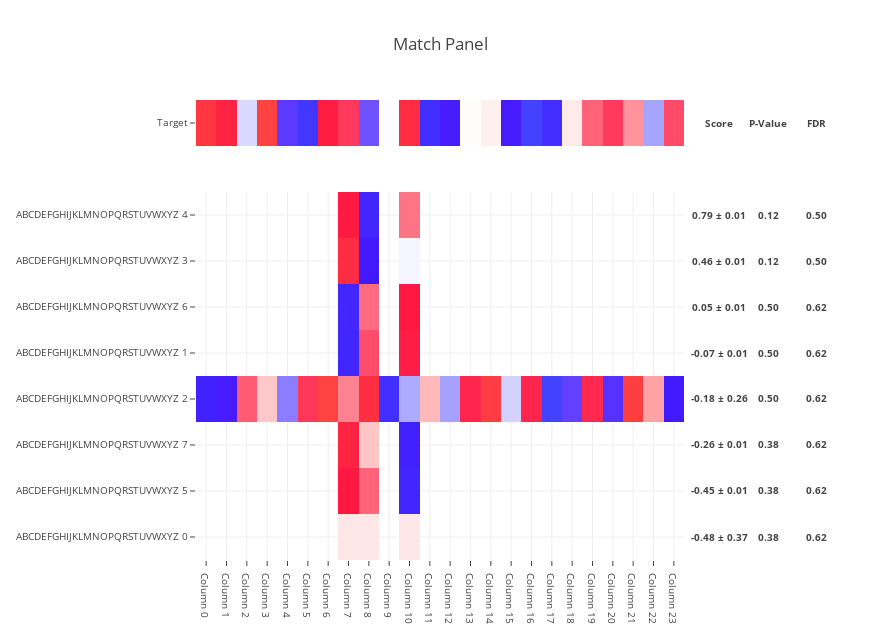

The cell this chart's notebook holds for it:
### Code cell
n_index = 8

n_column = 24

target = pd.Series(
    np.random.random_sample(size=n_column + 1),
    name='Target',
    index=('Column {}'.format(i) for i in range(n_column + 1)),
)

features = pd.DataFrame(
    np.random.random_sample(size=(
        n_index,
        n_column,
    )),
    index=('ABCDEFGHIJKLMNOPQRSTUVWXYZ {}'.format(i) for i in range(n_index)),
    columns=('Column {}'.format(i) for i in range(n_column)),
)

features.iloc[0] = 0

features.loc[np.random.choice(
    features.index,
    size=features.index.size // 8 * 7,
    replace=False,
), np.random.choice(
    features.columns,
    size=features.columns.size // 8 * 7,
    replace=False,
)] = np.nan

scores = make_match_panel(
    target,
    features,
    target_ascending=None,
    n_sampling=3,
    n_permutation=1,
)

scores

### Figure 1 — Plotly figure (JSON) as saved in the notebook; plotly's stock layout.template omitted (floating-point values rounded to 4 significant figures; data arrays with more than 128 entries replaced by an {"elided": "..."} marker saying what was removed)
{"data": [{"colorscale": {"elided": "256x2 mixed values"}, "showscale": false, "text": [["Column 0", "Column 1", "Column 2", "Column 3", "Column 4", "Column 5", "Column 6", "Column 7", "Column 8", "Column 9", "Column 10", "Column 11", "Column 12", "Column 13", "Column 14", "Column 15", "Column 16", "Column 17", "Column 18", "Column 19", "Column 20", "Column 21", "Column 22", "Column 23"]], "type": "heatmap", "uid": "719e2abf-c84f-43dc-a47c-ebe746fdb4b5", "x": ["Column 0", "Column 1", "Column 2", "Column 3", "Column 4", "Column 5", "Column 6", "Column 7", "Column 8", "Column 9", "Column 10", "Column 11", "Column 12", "Column 13", "Column 14", "Column 15", "Column 16", "Column 17", "Column 18", "Column 19", "Column 20", "Column 21", "Column 22", "Column 23"], "y": ["Target"], "yaxis": "y2", "z": [[1.514, 1.245, -0.1784, 1.66, -0.7604, -1.531, 1.096, 0.7187, -0.6401, -0.02464, 1.37, -1.417, -0.9759, -0.007249, 0.04638, -0.9808, -1.694, -1.447, 0.07338, 0.5587, 0.722, 0.4102, -0.3898, 0.631]]}, {"colorscale": {"elided": "256x2 mixed values"}, "showscale": false, "type": "heatmap", "uid": "799d5ba5-a9c2-49b5-8bb3-cfa85f8ee437", "x": ["Column 0", "Column 1", "Column 2", "Column 3", "Column 4", "Column 5", "Column 6", "Column 7", "Column 8", "Column 9", "Column 10", "Column 11", "Column 12", "Column 13", "Column 14", "Column 15", "Column 16", "Column 17", "Column 18", "Column 19", "Column 20", "Column 21", "Column 22", "Column 23"], "y": ["ABCDEFGHIJKLMNOPQRSTUVWXYZ 0", "ABCDEFGHIJKLMNOPQRSTUVWXYZ 5", "ABCDEFGHIJKLMNOPQRSTUVWXYZ 7", "ABCDEFGHIJKLMNOPQRSTUVWXYZ 2", "ABCDEFGHIJKLMNOPQRSTUVWXYZ 1", "ABCDEFGHIJKLMNOPQRSTUVWXYZ 6", "ABCDEFGHIJKLMNOPQRSTUVWXYZ 3", "ABCDEFGHIJKLMNOPQRSTUVWXYZ 4"], "yaxis": "y", "z": {"elided": "8x24 float values"}, "zmax": 1.585, "zmin": -1.794}], "layout": {"annotations": [{"font": {"size": 9.6}, "showarrow": false, "text": "<b>Score</b>", "width": 64, "x": 1.002, "xanchor": "left", "xref": "paper", "y": 0.95, "yanchor": "middle", "yref": "paper"}, {"font": {"size": 9.6}, "showarrow": false, "text": "<b>0.79 ± 0.01</b>", "width": 64, "x": 1.002, "xanchor": "left", "xref": "paper", "y": 0.75, "yanchor": "middle", "yref": "paper"}, {"font": {"size": 9.6}, "showarrow": false, "text": "<b>0.46 ± 0.01</b>", "width": 64, "x": 1.002, "xanchor": "left", "xref": "paper", "y": 0.65, "yanchor": "middle", "yref": "paper"}, {"font": {"size": 9.6}, "showarrow": false, "text": "<b>0.05 ± 0.01</b>", "width": 64, "x": 1.002, "xanchor": "left", "xref": "paper", "y": 0.55, "yanchor": "middle", "yref": "paper"}, {"font": {"size": 9.6}, "showarrow": false, "text": "<b>-0.07 ± 0.01</b>", "width": 64, "x": 1.002, "xanchor": "left", "xref": "paper", "y": 0.45, "yanchor": "middle", "yref": "paper"}, {"font": {"size": 9.6}, "showarrow": false, "text": "<b>-0.18 ± 0.26</b>", "width": 64, "x": 1.002, "xanchor": "left", "xref": "paper", "y": 0.35, "yanchor": "middle", "yref": "paper"}, {"font": {"size": 9.6}, "showarrow": false, "text": "<b>-0.26 ± 0.01</b>", "width": 64, "x": 1.002, "xanchor": "left", "xref": "paper", "y": 0.25, "yanchor": "middle", "yref": "paper"}, {"font": {"size": 9.6}, "showarrow": false, "text": "<b>-0.45 ± 0.01</b>", "width": 64, "x": 1.002, "xanchor": "left", "xref": "paper", "y": 0.15, "yanchor": "middle", "yref": "paper"}, {"font": {"size": 9.6}, "showarrow": false, "text": "<b>-0.48 ± 0.37</b>", "width": 64, "x": 1.002, "xanchor": "left", "xref": "paper", "y": 0.05, "yanchor": "middle", "yref": "paper"}, {"font": {"size": 9.6}, "showarrow": false, "text": "<b>P-Value</b>", "width": 64, "x": 1.102, "xanchor": "left", "xref": "paper", "y": 0.95, "yanchor": "middle", "yref": "paper"}, {"font": {"size": 9.6}, "showarrow": false, "text": "<b>0.12</b>", "width": 64, "x": 1.102, "xanchor": "left", "xref": "paper", "y": 0.75, "yanchor": "middle", "yref": "paper"}, {"font": {"size": 9.6}, "showarrow": false, "text": "<b>0.12</b>", "width": 64, "x": 1.102, "xanchor": "left", "xref": "paper", "y": 0.65, "yanchor": "middle", "yref": "paper"}, {"font": {"size": 9.6}, "showarrow": false, "text": "<b>0.50</b>", "width": 64, "x": 1.102, "xanchor": "left", "xref": "paper", "y": 0.55, "yanchor": "middle", "yref": "paper"}, {"font": {"size": 9.6}, "showarrow": false, "text": "<b>0.50</b>", "width": 64, "x": 1.102, "xanchor": "left", "xref": "paper", "y": 0.45, "yanchor": "middle", "yref": "paper"}, {"font": {"size": 9.6}, "showarrow": false, "text": "<b>0.50</b>", "width": 64, "x": 1.102, "xanchor": "left", "xref": "paper", "y": 0.35, "yanchor": "middle", "yref": "paper"}, {"font": {"size": 9.6}, "showarrow": false, "text": "<b>0.38</b>", "width": 64, "x": 1.102, "xanchor": "left", "xref": "paper", "y": 0.25, "yanchor": "middle", "yref": "paper"}, {"font": {"size": 9.6}, "showarrow": false, "text": "<b>0.38</b>", "width": 64, "x": 1.102, "xanchor": "left", "xref": "paper", "y": 0.15, "yanchor": "middle", "yref": "paper"}, {"font": {"size": 9.6}, "showarrow": false, "text": "<b>0.38</b>", "width": 64, "x": 1.102, "xanchor": "left", "xref": "paper", "y": 0.05, "yanchor": "middle", "yref": "paper"}, {"font": {"size": 9.6}, "showarrow": false, "text": "<b>FDR</b>", "width": 64, "x": 1.202, "xanchor": "left", "xref": "paper", "y": 0.95, "yanchor": "middle", "yref": "paper"}, {"font": {"size": 9.6}, "showarrow": false, "text": "<b>0.50</b>", "width": 64, "x": 1.202, "xanchor": "left", "xref": "paper", "y": 0.75, "yanchor": "middle", "yref": "paper"}, {"font": {"size": 9.6}, "showarrow": false, "text": "<b>0.50</b>", "width": 64, "x": 1.202, "xanchor": "left", "xref": "paper", "y": 0.65, "yanchor": "middle", "yref": "paper"}, {"font": {"size": 9.6}, "showarrow": false, "text": "<b>0.62</b>", "width": 64, "x": 1.202, "xanchor": "left", "xref": "paper", "y": 0.55, "yanchor": "middle", "yref": "paper"}, {"font": {"size": 9.6}, "showarrow": false, "text": "<b>0.62</b>", "width": 64, "x": 1.202, "xanchor": "left", "xref": "paper", "y": 0.45, "yanchor": "middle", "yref": "paper"}, {"font": {"size": 9.6}, "showarrow": false, "text": "<b>0.62</b>", "width": 64, "x": 1.202, "xanchor": "left", "xref": "paper", "y": 0.35, "yanchor": "middle", "yref": "paper"}, {"font": {"size": 9.6}, "showarrow": false, "text": "<b>0.62</b>", "width": 64, "x": 1.202, "xanchor": "left", "xref": "paper", "y": 0.25, "yanchor": "middle", "yref": "paper"}, {"font": {"size": 9.6}, "showarrow": false, "text": "<b>0.62</b>", "width": 64, "x": 1.202, "xanchor": "left", "xref": "paper", "y": 0.15, "yanchor": "middle", "yref": "paper"}, {"font": {"size": 9.6}, "showarrow": false, "text": "<b>0.62</b>", "width": 64, "x": 1.202, "xanchor": "left", "xref": "paper", "y": 0.05, "yanchor": "middle", "yref": "paper"}], "height": 640, "margin": {"l": 196, "r": 196}, "title": "Match Panel", "width": 880, "xaxis": {"anchor": "y", "tickfont": {"size": 9.6}}, "yaxis": {"domain": [0, 0.8], "dtick": 1, "tickfont": {"size": 9.6}}, "yaxis2": {"domain": [0.9, 1], "tickfont": {"size": 9.6}}}}
